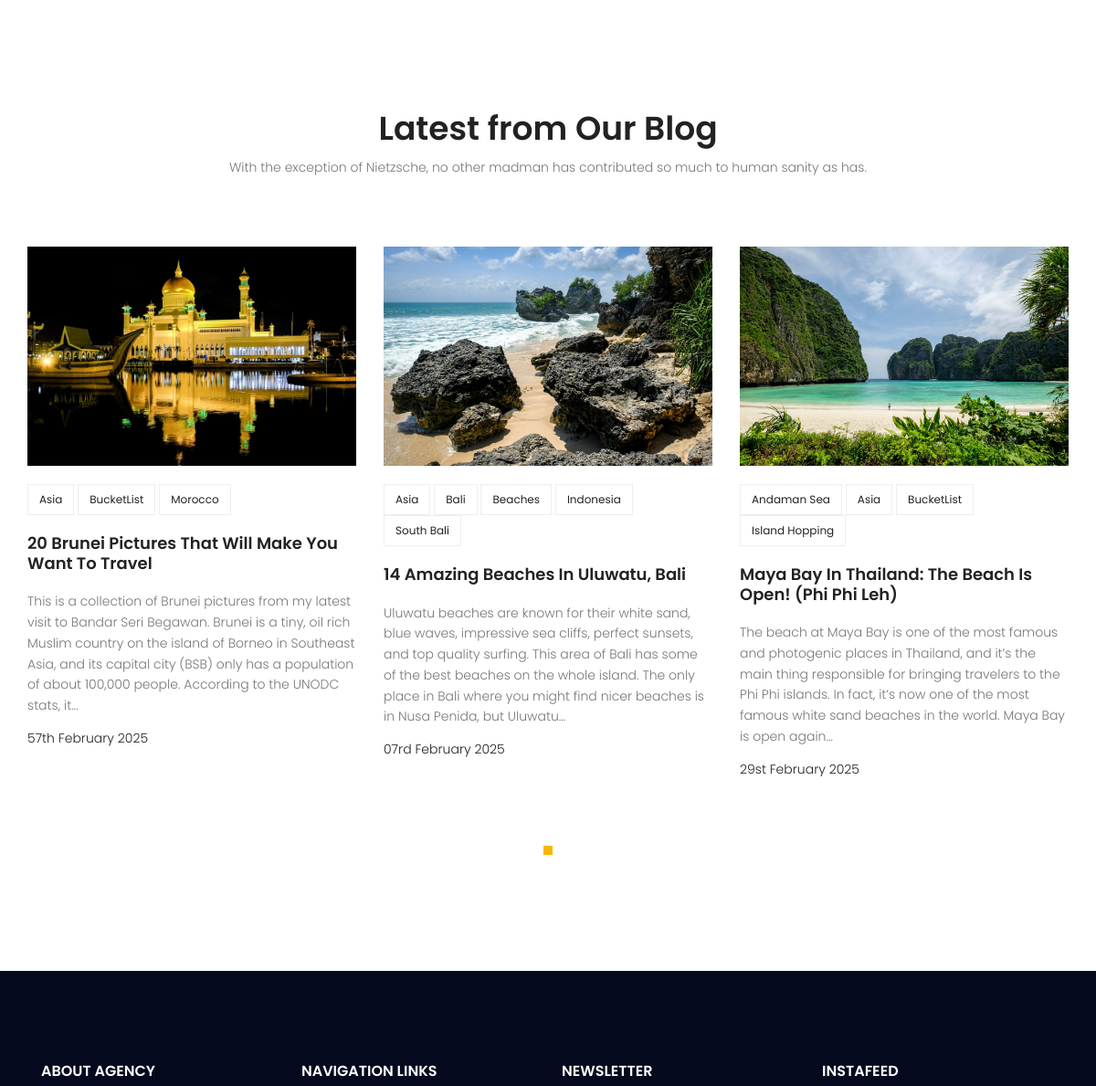
/ (middle part), run on an earlier commit of the app's database.
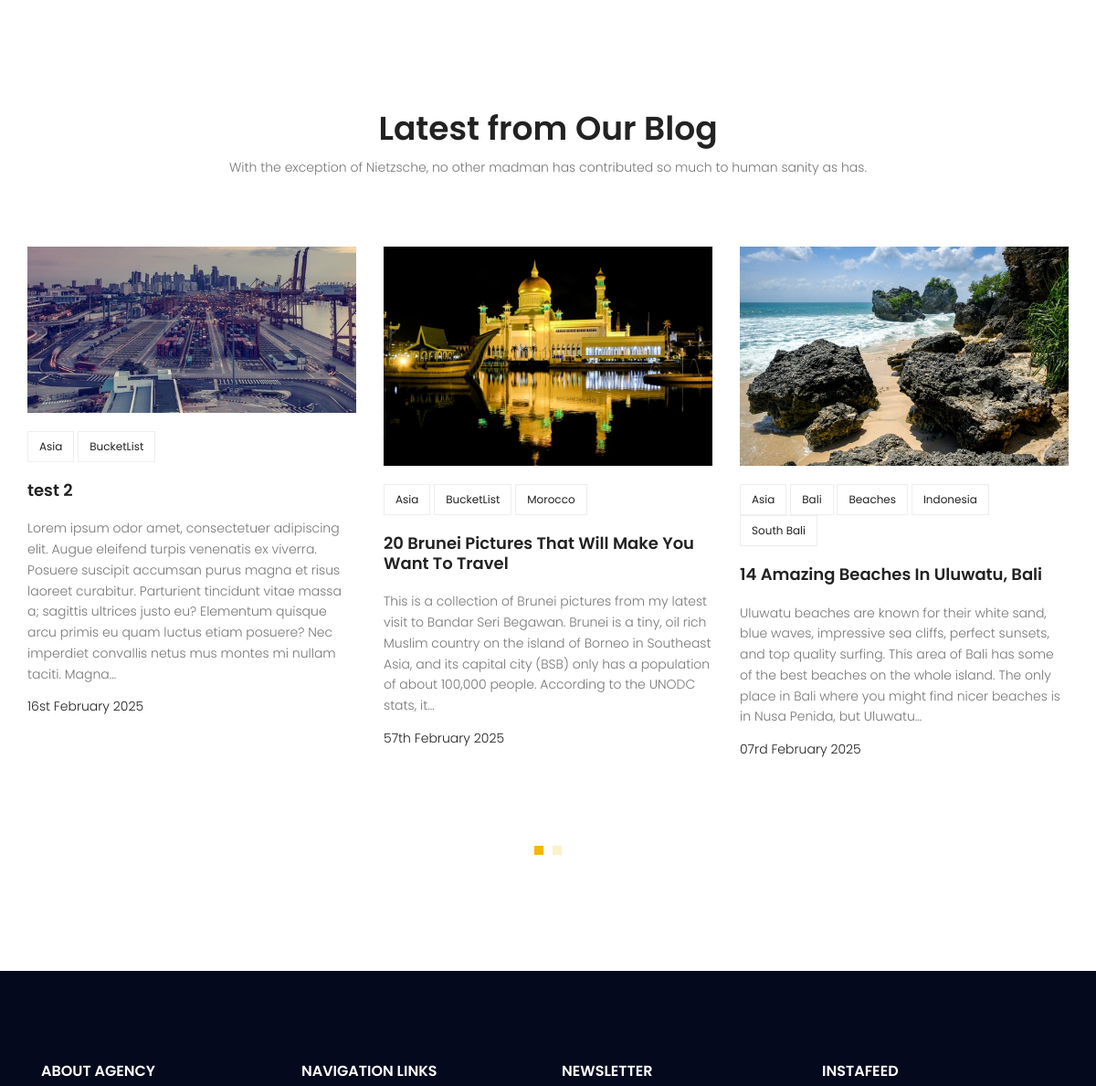
And on a later commit of the database.
### app_blog/models.py (models this page shows, shortened)
class blog(models.Model):
    image = models.ImageField(upload_to='blog', default='blog/blog_default.jpg')
    author = models.ForeignKey(User, on_delete=models.SET_NULL, null=True)
    title = models.CharField(max_length=255)
    content = models.TextField()
    category = models.ManyToManyField(category)
    counted_views = models.IntegerField(default=0)
    status = models.BooleanField(default=False)
    published_date = models.DateTimeField(null=True)
    created_date = models.DateField(auto_now_add=True)
    updated_date = models.DateTimeField(auto_now=True)
    @property
    def excert(self):
        return Truncator(self.content).words(50)

class category(models.Model):
    name = models.CharField(max_length=150, null=False)
    def __str__(self):
        return self.name

### app_blog/views.py (the view)
# urls.py: path('', views.home, name='home'),
def home(request):
    return render(request, 'app_blog/index.html')

### app_blog/templatetags/app_blog_tags.py (called while the page is built)
@register.filter(name='cu')
def custom_filter(value):
    return value[:8]

@register.inclusion_tag('app_blog/latestpost_num.html')
def latestpost_num(post_count):
    filters = Q(status=True, published_date__lte = timezone.now())
    posts = blog.objects.filter(filters).order_by('-pk')[:post_count]
    return {'posts':posts}

### app_blog/templates/app_blog/index.html (shortened to what this page needs)
{% extends 'app_blog/base.html' %}
{% load static %}
{% load app_blog_tags %}
{% block content %}
			{% latestpost_num 4 %}
{% endblock %}

### app_blog/templates/app_blog/latestpost_num.html
{% load static %}
<section class="recent-blog-area section-gap">
    <div class="container">
        <div class="row d-flex justify-content-center">
            <div class="menu-content pb-60 col-lg-9">
                <div class="title text-center">
                    <h1 class="mb-10">Latest from Our Blog</h1>
                    <p>With the exception of Nietzsche, no other madman has contributed so much to human sanity as has.</p>
                </div>
            </div>
        </div>
        <div class="row">
            <div class="active-recent-blog-carusel">
                {% for post in posts %}
                <div class="single-recent-blog-post item">
                    <div class="thumb">
                        <img class="img-fluid" src="{{post.image.url}}" alt="">
                    </div>
                    <div class="details">
                        <div class="tags">
                            <ul>
                                {% for cat in post.category.all %}
                                    <li>
                                        <a href="{% url 'app_blog:blog_home' cat=cat %}">{{ cat }}</a>
                                    </li>
                                {% endfor %}
                            </ul>
                        </div>
                        <a href="{% url 'app_blog:blog_detail' post.id %}"><h4 class="title">{{post.title}}</h4></a>
                        <p>
                            {{ post.excert }}
                        </p>
                        <h6 class="date">{{ post.published_date|date:"sS F Y" }}</h6>
                    </div>
                </div>
                {% endfor %}
            </div>
        </div>
    </div>
</section>

What changed in the data, as far as the page shows it:
no longer on this page (row unchanged): blog: image (picture), title "Maya Bay In Thailand: The Beach Is Open! (Phi Phi Leh)", excert "The beach at Maya Bay is one of the most famous and photogenic places in Thailand, and it’s the main thing responsible for bringing travelers to the Phi Phi islands. In fact, it’s now one of the most famous white sand beaches in the world. Maya Bay is open again…", published_date "29st February 2025", category (name "Asia"), category (name "BucketList")
no longer on this page (row unchanged): category: name "Andaman Sea", shown under "Maya Bay In Thailand: The Beach Is Open! (Phi Phi Leh)"
no longer on this page (row unchanged): category: name "Island Hopping", shown under "Maya Bay In Thailand: The Beach Is Open! (Phi Phi Leh)"
added blog: image (placeholder picture), title "test 2", excert "Lorem ipsum odor amet, consectetuer adipiscing elit. Augue eleifend turpis venenatis ex viverra. Posuere suscipit accumsan purus magna et risus laoreet curabitur. Parturient tincidunt vitae massa a; sagittis ultrices justo eu? Elementum quisque arcu primis eu quam luctus etiam posuere? Nec imperdiet convallis netus mus montes mi nullam taciti. Magna…", published_date "16st February 2025", category (name "Asia"), category (name "BucketList")
